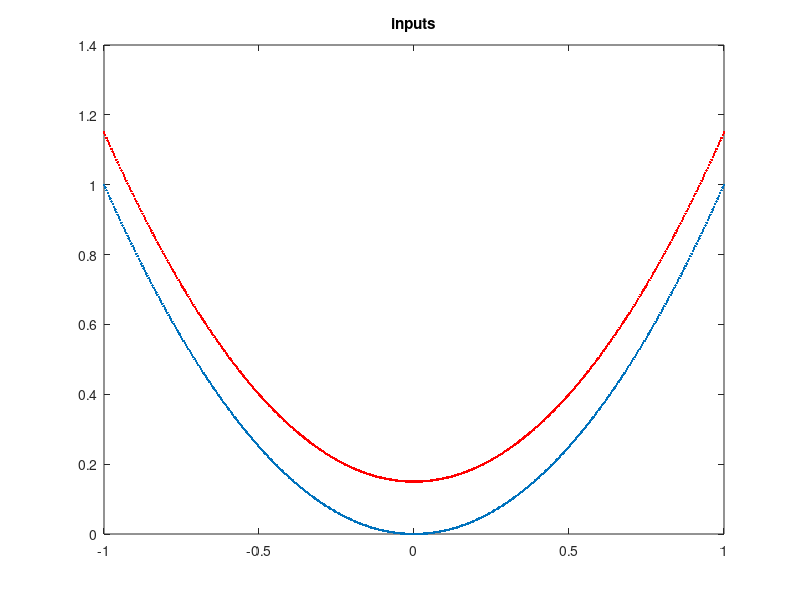
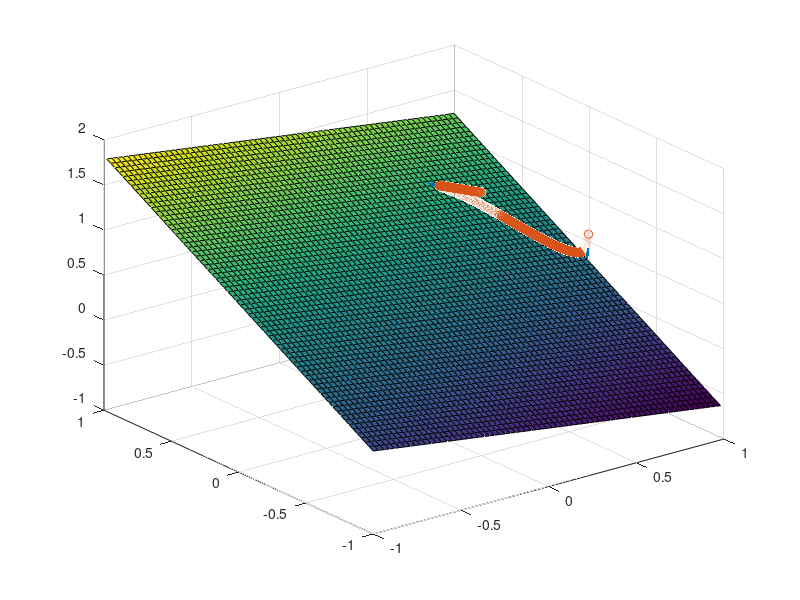
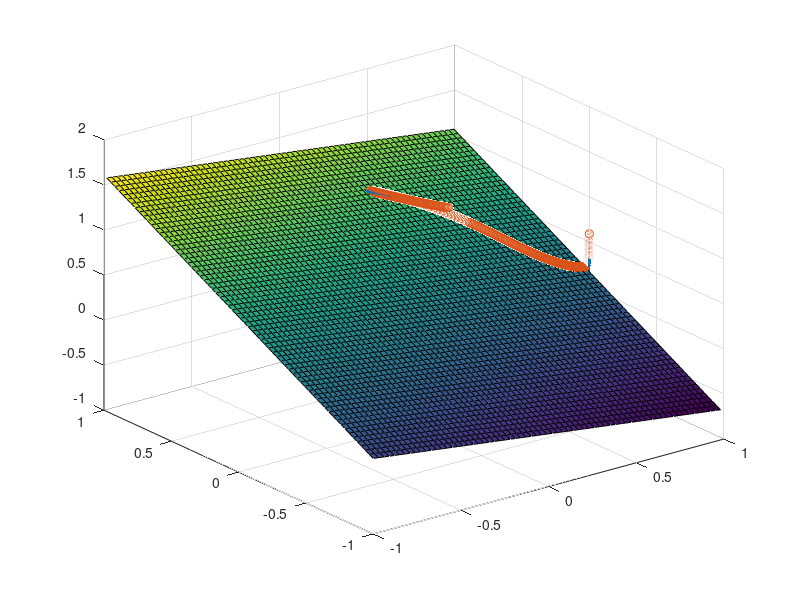
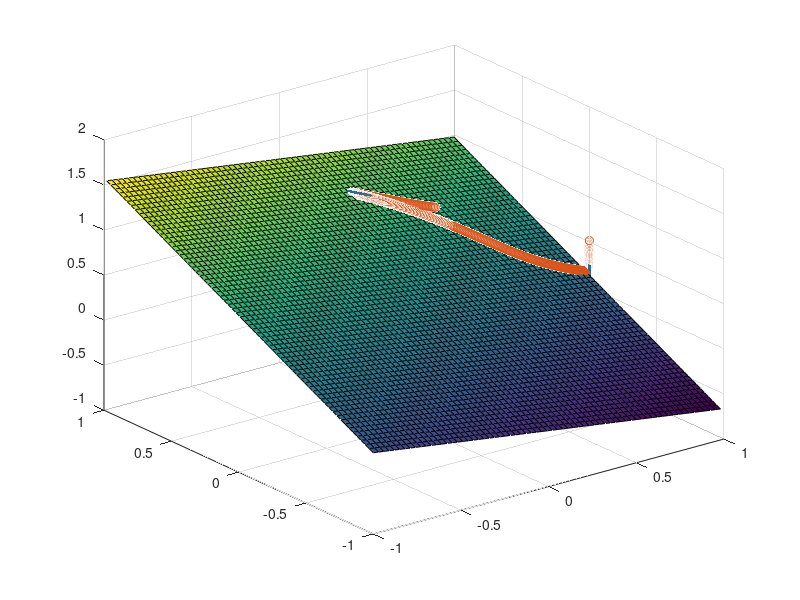

These charts were generated, in order, by the following MATLAB code:
clear all;
nInput = 2;
nHidden = 3;

L1 = randn(nHidden, nInput+1);
L2 = randn(1, nHidden+1);

nSample = 1e3;
caseID = 1;
if (caseID == 1)
    x = linspace(-1,1,nSample/2);
    y1 = x.^2;
    y2 = x.^2 + .15;
    inputs = [ [x,x]; [y1,y2] ];
    target = [zeros(1,nSample/2), ones(1,nSample/2)];
elseif (caseID == 2)
    theta = linspace(-pi, pi, nSample/2);
    inputs = [ [cos(theta), .15*cos(theta)+.3]; [sin(theta)+.04, .55*sin(theta)+.3] ];
    inputs = inputs + randn(size(inputs))*0.01;
    target = [zeros(1,nSample/2), ones(1,nSample/2)];
elseif (caseID == 3)
    x = linspace(-1,1,nSample/2);
    y1 = x.^2;
    y2 = -x.^2 + 1.5;
    inputs = [ [x,x-0.5]; [y1,y2]-1 ];
    target = [zeros(1,nSample/2), ones(1,nSample/2)];
elseif (caseID == 4)
    a1 = (0.5*randn(1,nSample/2)   + j*randn(1,nSample/2)) .* exp(-j*pi/4);
    a2 = (0.5*randn(1,nSample/2)+3 + j*randn(1,nSample/2)) .* exp(-j*pi/3);
    inputs = [ [real(a1), real(a2)]; [imag(a1), imag(a2)] ] * .3;
    target = [zeros(1,nSample/2), ones(1,nSample/2)];
elseif (caseID == 5)
    inputs = unidrnd(2,2,nSample)-1;
    target = xor(inputs(1,:), inputs(2,:));
elseif (caseID == 6)           %  difficult, may needs more nIter
    freq = 1.2;                  % high freq need more hidden nodes, e.g. freq=3, nHidden = 8;
    x = linspace(-1,1,nSample/2);
    y1 = sin(freq*pi*x)*.5;   
    y2 = y1 + .5;
    inputs = [ [x,x]; [y1,y2] ];
    target = [zeros(1,nSample/2), ones(1,nSample/2)];
end
figure; plot(inputs(1,1:500), inputs(2,1:500),'.');
hold on;
plot(inputs(1,501:1000), inputs(2,501:1000),'r.');
title('inputs'); 

nIter = 3000;
lr = .01;
L2_1 = zeros(1,nIter); L2_2 = L2_1;
for i=1:nIter
    
    %forward
    i_L1 = [inputs; ones(1,nSample)]; % bias
    f_L1 = L1 * i_L1;
    o_L1 = 1./(1+exp(-f_L1));   % sigmoid
    
    i_L2 = [o_L1; ones(1, nSample)];
    f_L2 = L2 * i_L2;
    o_L2 = 1./(1+exp(-f_L2)); 
    
    output = o_L2;

    %error
    error = output - target;
    
    %backward
%     delta2 = error; % linear
    delta2 = error.*output.*(1-output);
    delta1 = repmat(L2',1,nSample).*repmat(delta2, nHidden+1,1).*i_L2.*(1-i_L2);
    L2 = L2 - lr*delta2*i_L2' ;
    L1 = L1 - lr*delta1(1:nHidden,:)*i_L1';
    
    if (mod(i, nIter/10) == 0)
        if (nHidden == 2)
            figure; plot(o_L1(1,1:500), o_L1(2,1:500),'.');
            hold on;
            plot(o_L1(1,501:1000), o_L1(2,501:1000),'r.');
            x_p = [-1,1]; y_p = (x_p*L2(1)+L2(3))/(-L2(2)); plot(x_p,y_p); %plot sepearte
            pause(.5);
        end
        if (nHidden == 3)
            figure; scatter3(o_L1(1,1:500), o_L1(2,1:500), o_L1(3, 1:500),'.');
            hold on;
            scatter3(o_L1(1,501:1000), o_L1(2,501:1000), o_L1(3,501:1000),'r.');
            [x y]=meshgrid(-1:0.03:1, -1:0.03:1); z = (L2(1)*x + L2(2)*y + L2(4))/(-L2(3)); surf(x,y,z); %plot seperate
            pause(.5);
        end
    end
end
figure; plot(output,'.'); grid on;

nSample = 1600; ll = sqrt(nSample);
x = linspace(-1,1,ll); y = x;
grid_in = [repmat(x, 1, ll); reshape(repmat(y',1,ll)', 1, ll^2)];

i_L1 = [grid_in; ones(1,nSample)]; % bias
f_L1 = L1 * i_L1;
o_L1 = 1./(1+exp(-f_L1));   % sigmoid
i_L2 = [o_L1; ones(1, nSample)];
f_L2 = L2 * i_L2;
o_L2 = 1./(1+exp(-f_L2));
output = o_L2;

if (nHidden == 2)
    figure;
%     plot(o_L1(1,:), o_L1(2,:) ,'.');
    for i=1:ll
        plot(o_L1(1,(i-1)*ll+1:i*ll), o_L1(2,(i-1)*ll+1:i*ll)); hold on;
    end
end
if (nHidden == 3)
    figure;
    %     plot3(o_L1(1,:), o_L1(2,:), o_L1(3,:),'.');
    grid_x = reshape(o_L1(1,:), ll, ll);
    grid_y = reshape(o_L1(2,:), ll, ll);
    grid_z = reshape(o_L1(3,:), ll, ll);
    surf(grid_x, grid_y, grid_z); title('2D grid in 3D space');
end
 figure; surf(x,y,reshape(output, ll,ll)); title('input-output relation');
 % shading interp;